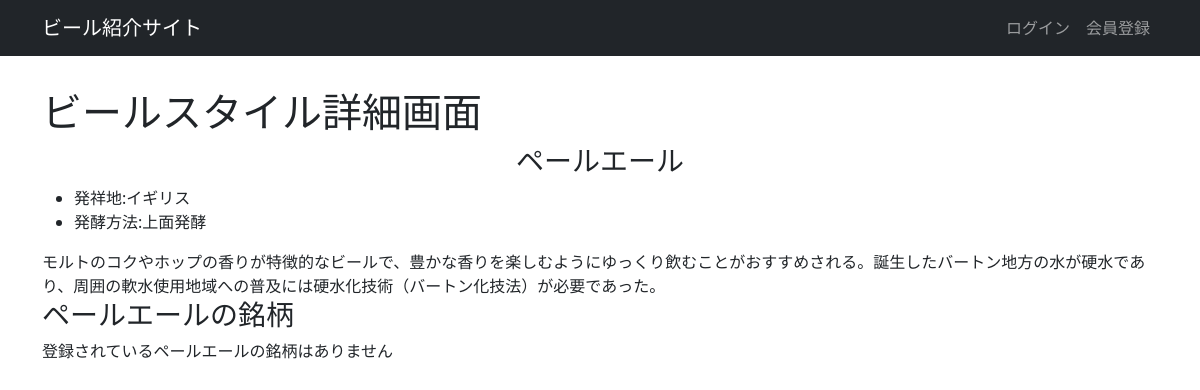
The app's page /recommendations/style/1/, older data.
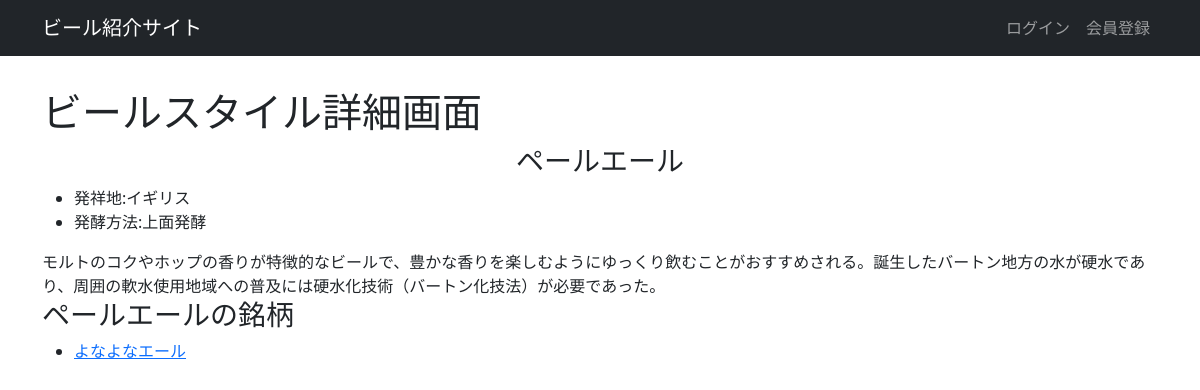
The same page, newer data.
### recommendations/models.py (models this page shows, shortened)
class BeerStyle(models.Model):
    name = models.CharField("ビアスタイル", max_length=15)
    birth_place = models.CharField("発祥地", max_length=10)
    fermentation = models.IntegerField(
        "発酵方法", choices=((1,"上面発酵"),(2,"下面発酵"))
    )
    description = models.TextField("説明")

class BeerBrand(models.Model):
    name = models.CharField("ビール銘柄", max_length=15)
    degree = models.FloatField("アルコール度数", validators=[MinValueValidator(0)])
    color = models.CharField("ビールの色", max_length=10)
    bitterness = models.FloatField("IBU", validators=[MinValueValidator(0)])
    style = models.ForeignKey(BeerStyle, on_delete=models.CASCADE)

### recommendations/views.py (the view)
# urls.py: path("style/<int:style_id>/", views.detail_style, name="detail_style"),
def detail_style(request, style_id):
    style = get_object_or_404(models.BeerStyle, pk=style_id)
    brands = models.BeerBrand.objects.filter(style__id=style_id)
    context = {"style" : style, "brands" : brands}
    return render(
        request, "recommendations/detail_style.html",
        context
    )

### recommendations/templates/recommendations/detail_style.html
<!DOCTYPE html>
{% extends "base.html" %}
{% load static %}
{% block main %}
<h1>ビールスタイル詳細画面</h1>
<div>
  <h3 class="title">{{style.name}}</h3>
  <ul>
    <li>発祥地:{{style.birth_place}}</li>
    <li>発酵方法:{{style.get_fermentation_display}}</li>
  </ul>
  <div>
    {{style.description}}
  </div>
  <h3>{{style.name}}の銘柄</h3>
  <div>
    {% if brands %}
    <ul>
      {% for brand in brands %}
      <li><a href="{% url 'detail_brand' brand.id %}">{{brand.name}}</a></li>
      {% endfor %}
    </ul>
    {% else %}
    <p>登録されている{{style.name}}の銘柄はありません</p>
    {% endif %}
  </div>
</div>
{% endblock %}

Row changes from the older to the newer data that the page shows:
shown differently, row unchanged: BeerStyle "ペールエール": name "ペールエール" → (not shown)
added BeerBrand: name "よなよなエール"
Text that changed along with them:
text no longer shown: "登録されている の銘柄はありません"
